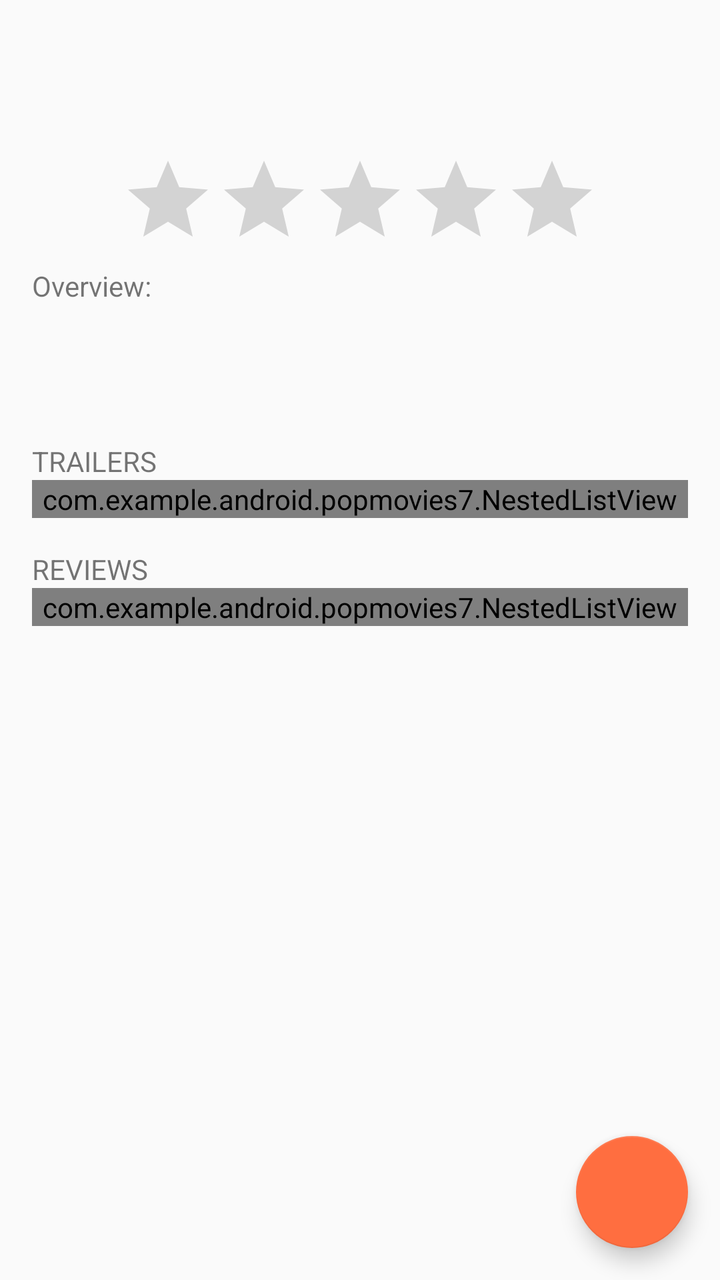
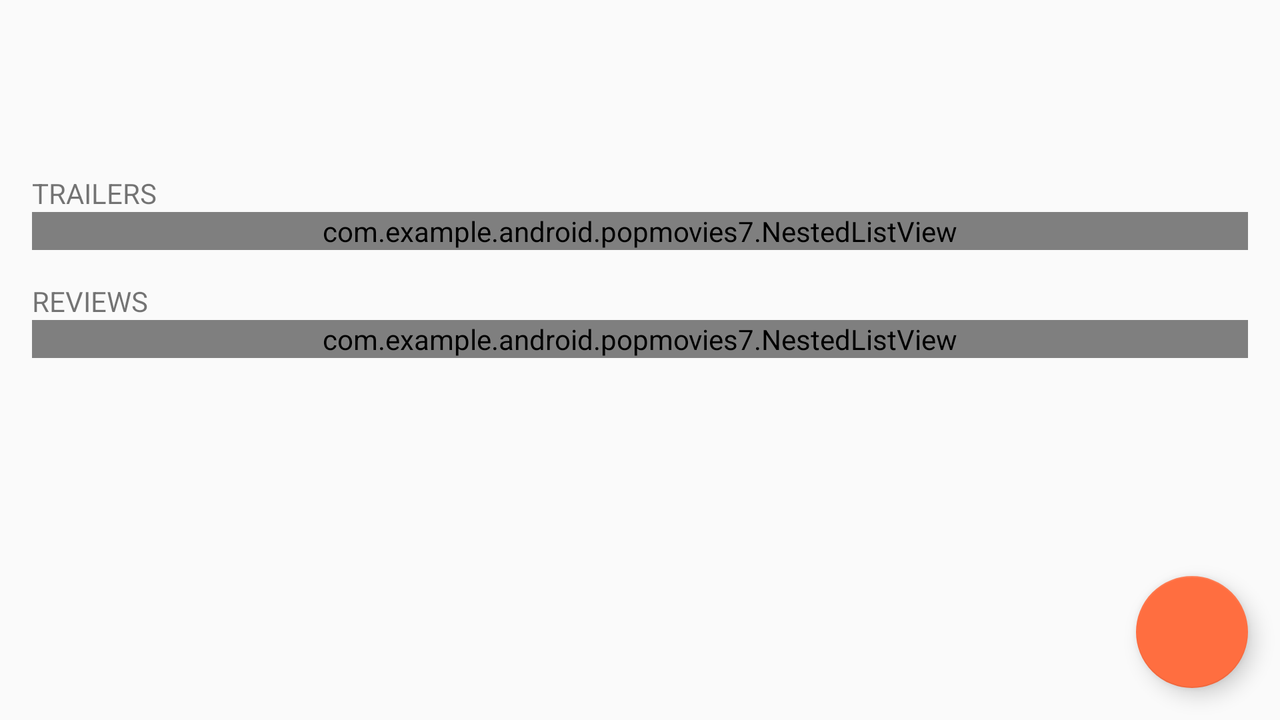

The same Android screen from two of the app's own layout files: first res/layout/ as a phone draws it, then the repository's variant for another configuration, drawn on a device whose configuration selects that folder. Both files follow.
<!-- AndroidManifest.xml: application theme AppTheme -->
<!-- res/layout/movie_detail_fragment.xml -->
<android.support.design.widget.CoordinatorLayout
    xmlns:android="http://schemas.android.com/apk/res/android"
    xmlns:app="http://schemas.android.com/apk/res-auto"
    xmlns:tools="http://schemas.android.com/tools"
    android:layout_width="match_parent"
    android:layout_height="match_parent"
    android:fitsSystemWindows="true"
    tools:context=".MainActivity">

<ScrollView
    android:layout_width="match_parent"
    android:layout_height="match_parent"
    android:id="@+id/scrollView_movie"
    xmlns:android="http://schemas.android.com/apk/res/android">




    <LinearLayout
        android:layout_width="match_parent"
        android:layout_height="wrap_content"
        android:layout_marginLeft="@dimen/activity_horizontal_margin"
        android:layout_marginRight="@dimen/activity_horizontal_margin"
        android:layout_marginTop="52dp"
        android:paddingBottom="64dp"
        android:orientation="vertical">


        <ImageView
            android:id="@+id/iv_movie_poster"
            android:layout_width="wrap_content"
            android:layout_height="wrap_content"/>


        <LinearLayout
            android:id="@+id/ratings_bar"
            android:layout_width="match_parent"
            android:layout_height="wrap_content"
            android:orientation="horizontal">

            <TextView
                android:id="@+id/tv_user_rating"
                android:layout_width="wrap_content"
                android:layout_height="wrap_content"
                android:layout_weight="1"
                android:textSize="12sp"/>

            <TextView
                android:id="@+id/tv_tmdb_rating"
                android:layout_width="wrap_content"
                android:layout_height="wrap_content"
                android:layout_weight="1"
                android:textSize="12sp"
                android:gravity="center_horizontal"/>
            <TextView
                android:id="@+id/tv_vote_count"
                android:layout_width="wrap_content"
                android:layout_height="wrap_content"
                android:layout_weight="1"
                android:textSize="12sp"
                android:gravity="end"/>
        </LinearLayout>

        <RatingBar
            android:id="@+id/star_rating_bar"
            android:layout_width="240dp"
            android:layout_height="0dp"
            android:layout_weight="1"
            android:layout_gravity="center"
            android:layout_marginTop="8dp"
            android:numStars="10"
            android:stepSize="0.1" />




            <TextView
                android:id="@+id/tv_overview_label"
                android:layout_width="wrap_content"
                android:layout_height="wrap_content"
                android:layout_marginBottom="16dp"
                android:text="@string/tv_overview_label"/>

            <TextView
                android:id="@+id/tv_overview"
                android:layout_width="match_parent"
                android:layout_height="wrap_content"
                android:textSize="12sp"
                android:layout_marginLeft="16dp"
                android:layout_marginRight="16dp"
                android:layout_marginBottom="4dp"/>

            <TextView
                android:id="@+id/tv_release_date"
                android:layout_width="wrap_content"
                android:layout_height="wrap_content"
                android:layout_marginStart="16dp"
                android:layout_marginLeft="16dp"
                android:layout_marginBottom="16dp"
                android:textSize="12sp"/>
            <TextView
                android:id="@+id/tv_trailer_label"
                android:layout_width="wrap_content"
                android:layout_height="wrap_content"
                android:text="@string/tv_trailer_label"/>

            <com.example.android.popmovies7.NestedListView
                android:id="@+id/listview_trailers"
                android:layout_width="match_parent"
                android:layout_height="match_parent"
                android:layout_marginBottom="16dp"/>

            <TextView
                android:id="@+id/tv_reviews_label"
                android:layout_width="wrap_content"
                android:layout_height="wrap_content"
                android:text="@string/tv_reviews_label"/>

            <com.example.android.popmovies7.NestedListView
                android:id="@+id/listview_reviews"
                android:layout_width="match_parent"
                android:layout_height="match_parent"/>

        </LinearLayout>


</ScrollView>

    <android.support.design.widget.FloatingActionButton
        android:id="@+id/fab"
        android:layout_width="wrap_content"
        android:layout_height="wrap_content"
        android:layout_gravity="bottom|end"
        android:layout_margin="16dp"
        android:src="@drawable/ic_add_movie"/>


</android.support.design.widget.CoordinatorLayout>
<!-- resources referenced by this layout -->
<resources>
  <dimen name="activity_horizontal_margin">16dp</dimen>
  <string name="tv_overview_label">Overview:</string>
  <string name="tv_reviews_label">REVIEWS</string>
  <string name="tv_trailer_label">TRAILERS</string>
  <style name="AppTheme" parent="Theme.AppCompat.Light.NoActionBar">
          
          <item name="colorPrimary">@color/colorPrimary</item>
          <item name="colorPrimaryDark">@color/colorPrimaryDark</item>
          <item name="colorAccent">@color/colorAccent</item>
      </style>
  <color name="colorPrimary">#607D8B</color>
  <color name="colorPrimaryDark">#455A64</color>
  <color name="colorAccent">#FF6E40</color>
</resources>
<!-- res/layout-land/movie_detail_fragment.xml (the repository's variant of the layout above) -->
<!-- drawn on the phone turned sideways -->
<android.support.design.widget.CoordinatorLayout
    xmlns:android="http://schemas.android.com/apk/res/android"
    xmlns:app="http://schemas.android.com/apk/res-auto"
    xmlns:tools="http://schemas.android.com/tools"
    android:layout_width="match_parent"
    android:layout_height="match_parent"
    android:fitsSystemWindows="true"
    tools:context=".MainActivity">

    <ScrollView
        android:layout_width="match_parent"
        android:layout_height="match_parent"
        android:id="@+id/scrollView_movie"
        xmlns:android="http://schemas.android.com/apk/res/android">




        <LinearLayout
            android:layout_width="match_parent"
            android:layout_height="wrap_content"
            android:layout_marginLeft="@dimen/activity_horizontal_margin"
            android:layout_marginRight="@dimen/activity_horizontal_margin"
            android:layout_marginTop="52dp"
            android:paddingBottom="64dp"
            android:orientation="vertical">


            <LinearLayout
                android:layout_width="match_parent"
                android:layout_height="wrap_content"
                android:orientation="horizontal"
                android:layout_marginTop="16dp">

                <ImageView
                    android:id="@+id/iv_movie_poster"
                    android:layout_width="wrap_content"
                    android:layout_height="wrap_content"/>

                <RelativeLayout
                    android:layout_width="match_parent"
                    android:layout_height="match_parent"
                    android:layout_marginLeft="16dp"
                    android:layout_marginStart="16dp">

                    <LinearLayout
                        android:id="@+id/ratings_bar"
                        android:layout_width="match_parent"
                        android:layout_height="wrap_content"
                        android:orientation="horizontal">

                        <TextView
                            android:id="@+id/tv_user_rating"
                            android:layout_width="wrap_content"
                            android:layout_height="wrap_content"
                            android:layout_weight="1"
                            android:textSize="12sp"/>

                        <TextView
                            android:id="@+id/tv_tmdb_rating"
                            android:layout_width="wrap_content"
                            android:layout_height="wrap_content"
                            android:layout_weight="1"
                            android:textSize="12sp"
                            android:gravity="center_horizontal"/>
                        <TextView
                            android:id="@+id/tv_vote_count"
                            android:layout_width="wrap_content"
                            android:layout_height="wrap_content"
                            android:layout_weight="1"
                            android:textSize="12sp"
                            android:gravity="end"/>
                    </LinearLayout>
                    <RatingBar
                        android:id="@+id/star_rating_bar"
                        android:layout_width="240dp"
                        android:layout_height="wrap_content"
                        android:layout_centerHorizontal="true"
                        android:layout_marginTop="16dp"
                        android:layout_below="@id/ratings_bar"
                        android:numStars="10"
                        android:stepSize="0.1" />

                    <TextView
                        android:id="@+id/tv_overview_label"
                        android:layout_width="wrap_content"
                        android:layout_height="wrap_content"
                        android:layout_below="@id/star_rating_bar"
                        android:layout_marginTop="8dp"
                        android:layout_marginBottom="16dp"
                        android:text="@string/tv_overview_labels"/>
                    <TextView
                        android:id="@+id/tv_overview"
                        android:layout_width="match_parent"
                        android:layout_height="wrap_content"
                        android:layout_marginBottom="24dp"
                        android:textSize="12sp"
                        android:layout_below="@id/tv_overview_label"/>

                    <TextView
                        android:id="@+id/tv_release_date"
                        android:layout_width="wrap_content"
                        android:layout_height="wrap_content"
                        android:layout_alignParentBottom="true"
                        android:textSize="12sp"/>
                </RelativeLayout>

            </LinearLayout>


            <TextView
                android:id="@+id/tv_is_favorite"
                android:layout_width="wrap_content"
                android:layout_height="wrap_content"/>



            <TextView
                android:id="@+id/tv_trailer_label"
                android:layout_width="wrap_content"
                android:layout_height="wrap_content"
                android:text="@string/tv_trailer_labels"/>

            <com.example.android.popmovies7.NestedListView
                android:id="@+id/listview_trailers"
                android:layout_width="match_parent"
                android:layout_height="match_parent"
                android:layout_marginBottom="16dp"/>

            <TextView
                android:id="@+id/tv_reviews_label"
                android:layout_width="wrap_content"
                android:layout_height="wrap_content"
                android:text="@string/tv_reviews_labels"/>

            <com.example.android.popmovies7.NestedListView
                android:id="@+id/listview_reviews"
                android:layout_width="match_parent"
                android:layout_height="match_parent"/>

        </LinearLayout>


    </ScrollView>

    <android.support.design.widget.FloatingActionButton
        android:id="@+id/fab"
        android:layout_width="wrap_content"
        android:layout_height="wrap_content"
        android:layout_gravity="bottom|end"
        android:layout_margin="16dp"
        android:src="@drawable/ic_add_movie"/>


</android.support.design.widget.CoordinatorLayout>
<!-- resources referenced by the variant -->
<!-- as the phone turned sideways resolves them -->
<resources>
  <dimen name="activity_horizontal_margin">16dp</dimen>
  <string name="tv_overview_labels">Overview:</string>
  <string name="tv_reviews_labels">REVIEWS</string>
  <string name="tv_trailer_labels">TRAILERS</string>
  <style name="AppTheme" parent="Theme.AppCompat.Light.NoActionBar">
          
          <item name="colorPrimary">@color/colorPrimary</item>
          <item name="colorPrimaryDark">@color/colorPrimaryDark</item>
          <item name="colorAccent">@color/colorAccent</item>
      </style>
  <color name="colorPrimary">#607D8B</color>
  <color name="colorPrimaryDark">#455A64</color>
  <color name="colorAccent">#FF6E40</color>
</resources>
